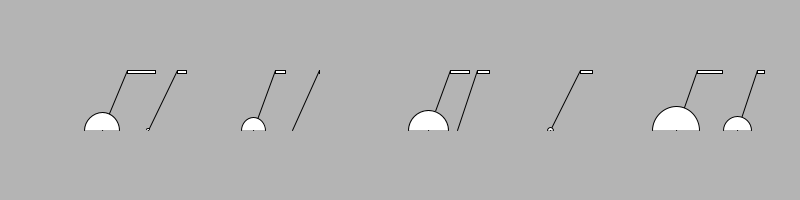
Frame 1 (no input)
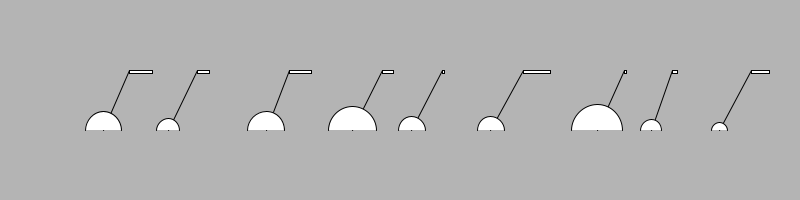
Frame 2 (the mouse pressed at the canvas centre, redrawn once)

The Processing sketch that drew these frames (run headless with seeded random() and noise(); the mouse was pressed at the canvas centre and the sketch redrawn once):

// Processing sketch: processing_64840
// ── processing_64840.pde

void setup() {

  size(800, 200);
  background(255);
  smooth(); 
  noLoop();
  colorMode(HSB, 360, 100, 100);
}

void draw() {
  background(255);


  for (int i = 0; i<width; i=i+80) {
    float w = random(30);
    float x = random(10, 20);
    float y = random (-30, -40);
    float angle = i/random(i);
    float diam = 15+(cos(angle)*50);
    deskLamp(i+diam, w, x, y, diam);
  }
}

void deskLamp(float xpos, float w, float x, float y, float diam) {

  pushMatrix();
  translate(xpos, height/2);

  rect(x, y, w, 3);
  line (x, y, x-x*2, y-y*2);
  arc(x-x*2, y-y*2, diam, diam, PI, TWO_PI);

  popMatrix();
}

void mousePressed()
{
   redraw();
}
